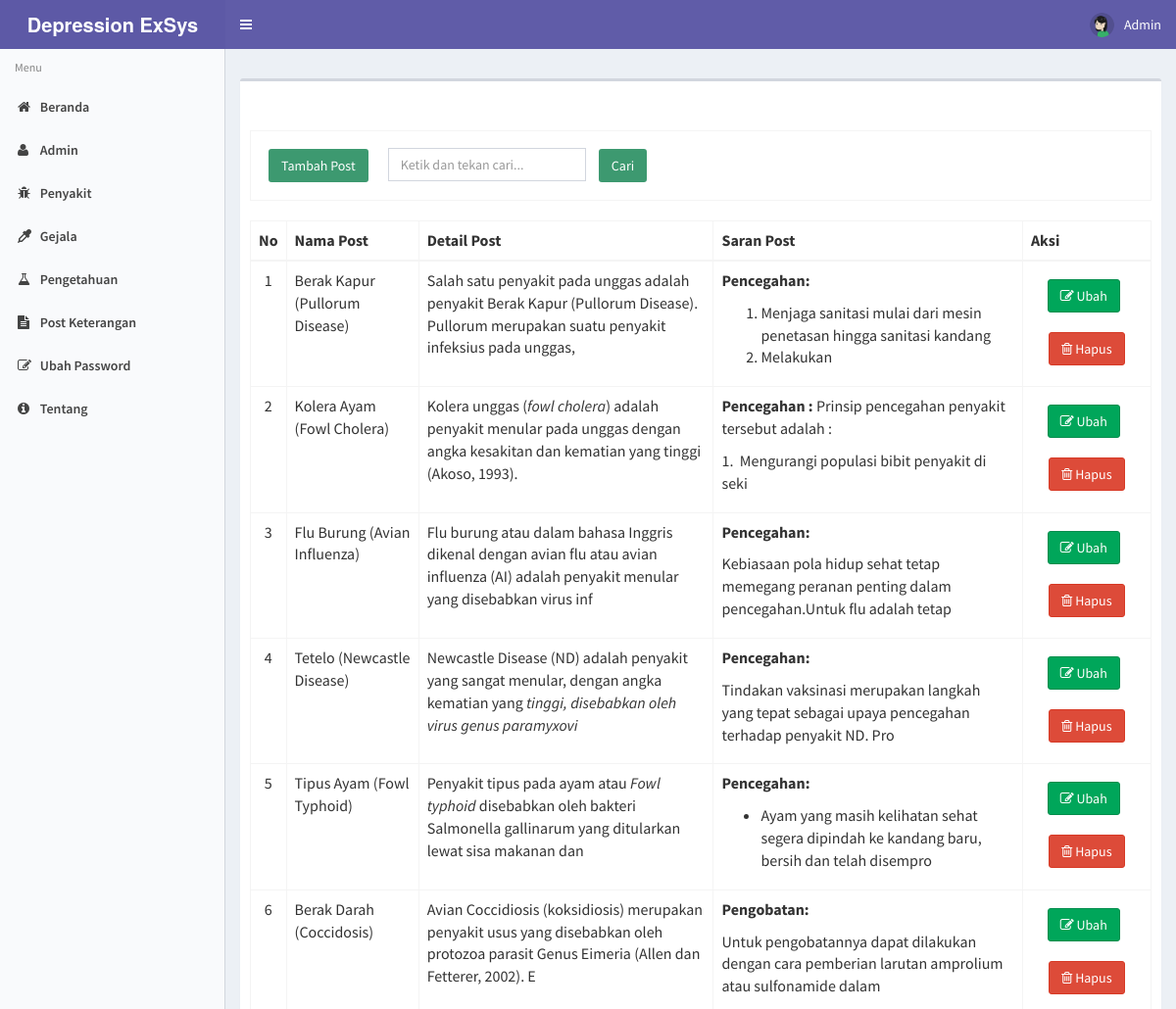
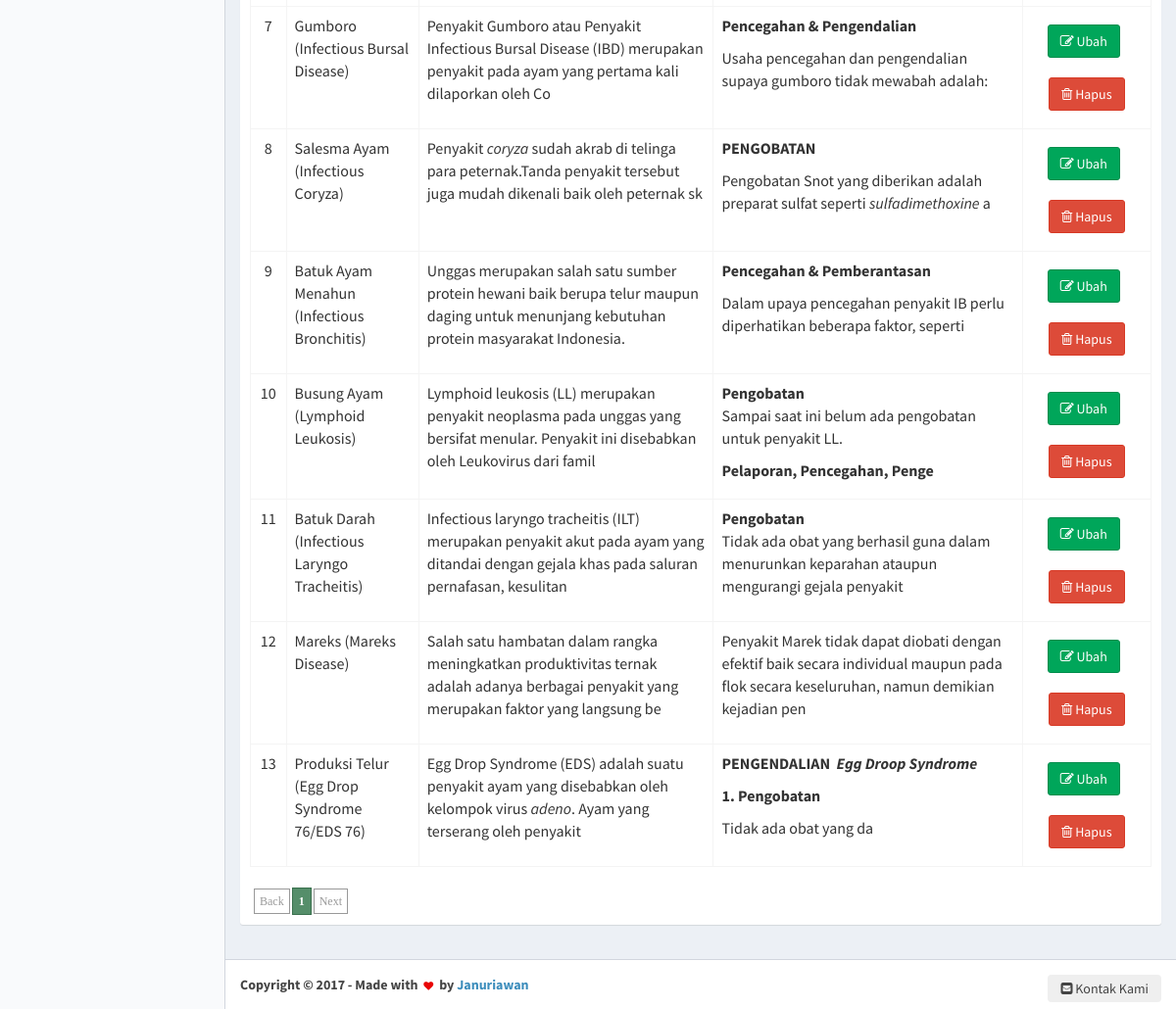
/post (signed in), run on the app's committed database (2 pictures, top to bottom).
### tables this page shows
CREATE TABLE `post` (
  `kode_post` int(11) NOT NULL,
  `nama_post` varchar(50) NOT NULL,
  `det_post` varchar(15000) NOT NULL,
  `srn_post` varchar(15000) NOT NULL,
  `gambar` varchar(500) NOT NULL
);

### modul/post/post.php (the view, shortened to what this page needs)
<?php
$aksi = "modul/post/aksi_post.php";
switch ($_GET[act]) {
    default:
        $offset = $_GET['offset'];
        $limit = 15;
        if (empty($offset)) {
            $offset = 0;
        }
        $tampil = mysqli_query($conn,"SELECT * FROM post ORDER BY kode_post");
        echo "<form method=POST action='?module=post' name=text_form onsubmit='return Blank_TextField_Validator_Cari()'>
          <br><br><table class='table table-bordered'>
		  <tr><td><input class='btn bg-olive margin' type=button name=tambah value='Tambah Post' onclick=\"window.location.href='post/tambahpost';\"><input type=text name='keyword' style='margin-left: 10px;' placeholder='Ketik dan tekan cari...' class='form-control' value='$_POST[keyword]' /> <input class='btn bg-olive margin' type=submit value='   Cari   ' name=Go></td> </tr>
          </table></form>";
        $baris = mysqli_num_rows($tampil);
        if ($_POST[Go]) {
            $numrows = mysqli_num_rows(mysqli_query($conn,"SELECT * FROM post where nama_post like '%$_POST[keyword]%'"));
            if ($numrows > 0) {
                echo "<div class='alert alert-success alert-dismissible'>
                <h4><i class='icon fa fa-check'></i> Sukses!</h4>
                Post yang anda cari di temukan.
              </div>";
                $i = 1;
                echo" <table class='table table-bordered' style='overflow-x=auto' cellpadding='0' cellspacing='0'>
          <thead>
            <tr>
              <th>No</th>
              <th>Nama Post</th>
			  <th>Detail Post</th>
			  <th>Saran Post</th>
              <th>Aksi</th>
            </tr>
          </thead>
		  <tbody>";
                $hasil = mysqli_query($conn,"SELECT * FROM post where nama_post like '%$_POST[keyword]%'");
                $no = 1;
                $counter = 1;
                while ($r = mysqli_fetch_array($hasil)) {
                    if ($counter % 2 == 0)
                        $warna = "dark";
                    else
                        $warna = "light";
                    echo "<tr class='" . $warna . "'>
			 <td align=center>$no</td>
			 <td>$r[nama_post]</td>
			 <td>$r[det_post]</td>
			 <td>$r[srn_post]</td>
			 <td align=center><a type='button' class='btn btn-success margin' href=post/editpost/$r[kode_post]><i class='fa fa-pencil-square-o' aria-hidden='true'></i> Ubahx </a> &nbsp;
	          <a type='button' class='btn btn-danger margin' href=\"JavaScript: confirmIt('Anda yakin akan menghapusnya ?','$aksi?module=post&act=hapus&id=$r[kode_post]','','','','u','n','Self','Self')\" onMouseOver=\"self.status=''; return true\" onMouseOut=\"self.status=''; return true\"> <i class='fa fa-trash-o' aria-hidden='true'></i> Hapus</a>
             </td></tr>";
                    $no++;
                    $counter++;
                }
                echo "</tbody></table>";
            }
            else {
                echo "<div class='alert alert-danger alert-dismissible'>
                <h4><i class='icon fa fa-ban'></i> Gagal!</h4>
                Maaf, Post yang anda cari tidak ditemukan , silahkan inputkan dengan benar dan cari kembali.
              </div>";
            }
        } else {
            if ($baris > 0) {
                echo" <table class='table table-bordered' style='overflow-x=auto' cellpadding='0' cellspacing='0'>
          <thead>
            <tr>
              <th>No</th>
              <th>Nama Post</th>
			  <th>Detail Post</th>
			  <th>Saran Post</th>
              <th>Aksi</th>
            </tr>
          </thead>
		  <tbody>
		  ";
                $hasil = mysqli_query($conn,"SELECT * FROM post ORDER BY kode_post limit $offset,$limit");
                $no = 1 + $offset;
                $counter = 1;
                while ($r = mysqli_fetch_array($hasil)) {
                    if ($counter % 2 == 0)
                        $warna = "dark";
					if (strlen($r[det_post]) > 150)
					{
						$maxLength = 140;
						$r[det_post] = substr($r[det_post], 0, $maxLength);
						}
						if (strlen($r[srn_post]) > 150)
					{
						$maxLength = 140;
						$r[srn_post] = substr($r[srn_post], 0, $maxLength);
						}
                    else
                        $warna = "light";
                    echo "<tr class='" . $warna . "'>
			 <td align=center>$no</td>
			 <td>$r[nama_post]</td>
			 <td>$r[det_post]</td>
			 <td>$r[srn_post]</td>
			 <td align=center>
			 <a type='button' class='btn btn-success margin' href=post/editpost/$r[kode_post]><i class='fa fa-pencil-square-o' aria-hidden='true'></i> Ubah </a> &nbsp;
	          <a type='button' class='btn btn-danger margin' href=\"JavaScript: confirmIt('Anda yakin akan menghapusnya ?','$aksi?module=post&act=hapus&id=$r[kode_post]','','','','u','n','Self','Self')\" onMouseOver=\"self.status=''; return true\" onMouseOut=\"self.status=''; return true\">
			  <i class='fa fa-trash-o' aria-hidden='true'></i> Hapus</a>
             </td></tr>";
                    $no++;
                    $counter++;
                }
                echo "</tbody></table>";
                echo "<div class=paging>";
                if ($offset != 0) {
                    $prevoffset = $offset - 10;
                    echo "<span class=prevnext> <a href=index.php?module=post&offset=$prevoffset>Back</a></span>";
                } else {
                    echo "<span class=disabled>Back</span>";
                }
                $halaman = intval($baris / $limit);
                if ($baris % $limit) {
                    $halaman++;
                }
                for ($i = 1; $i <= $halaman; $i++) {
                    $newoffset = $limit * ($i - 1);
                    if ($offset != $newoffset) {
                        echo "<a href=index.php?module=post&offset=$newoffset>$i</a>";
                    } else {
                        echo "<span class=current>" . $i . "</span>";
                    }
                }
                if (!(($offset / $limit) + 1 == $halaman) && $halaman != 1) {
                    $newoffset = $offset + $limit;
                    echo "<span class=prevnext><a href=index.php?module=post&offset=$newoffset>Next</a>";
                } else {
                    echo "<span class=disabled>Next</span>";
                }
                echo "</div>";
            } else {
                echo "<br><b>Data Kosong !</b>";
            }
        }
        break;
}
?>

### css/paging.css (style rules this page uses)
div.paging { padding:2px; margin:2px; text-align:left; font-family:Tahoma; font-size:12px; }
div.paging span.current { padding:6px 6px 6px 6px; margin-right:2px; border:1px solid #3a714e; font-weight:bold; background-color:#558e6a; color:#FFFFFF; }
div.paging span.disabled { padding:5px 5px 5px 5px; margin-right:2px; border:1px solid #999999; color:#999999; }

### css/style.css (style rules this page uses)
div.paging { margin-top: 25px; }

### data on the page
post: nama_post "Berak Kapur (Pullorum Disease)", r "Salah satu penyakit pada unggas adalah penyakit Berak Kapur (Pullorum Disease). Pullorum merupakan suatu penyakit infeksius pada unggas,", r "Pencegahan: Menjaga sanitasi mulai dari mesin penetasan hingga sanitasi kandang Melakukan"
post: nama_post "Kolera Ayam (Fowl Cholera)", r "Kolera unggas ( fowl cholera ) adalah penyakit menular pada unggas dengan angka kesakitan dan kematian yang tinggi (Akoso, 1993).", r "Pencegahan : Prinsip pencegahan penyakit tersebut adalah : 1. Mengurangi populasi bibit penyakit di seki"
post: nama_post "Flu Burung (Avian Influenza)", r "Flu burung atau dalam bahasa Inggris dikenal dengan avian flu atau avian influenza (AI) adalah penyakit menular yang disebabkan virus inf", r "Pencegahan: Kebiasaan pola hidup sehat tetap memegang peranan penting dalam pencegahan.Untuk flu adalah tetap"
post: nama_post "Tetelo (Newcastle Disease)", r "Newcastle Disease (ND) adalah penyakit yang sangat menular, dengan angka kematian yang tinggi, disebabkan oleh virus genus paramyxovi", r "Pencegahan: Tindakan vaksinasi merupakan langkah yang tepat sebagai upaya pencegahan terhadap penyakit ND. Pro"
post: nama_post "Tipus Ayam (Fowl Typhoid)", r "Penyakit tipus pada ayam atau Fowl typhoid disebabkan oleh bakteri Salmonella gallinarum yang ditularkan lewat sisa makanan dan", r "Pencegahan: Ayam yang masih kelihatan sehat segera dipindah ke kandang baru, bersih dan telah disempro"
post: nama_post "Berak Darah (Coccidosis)", r "Avian Coccidiosis (koksidiosis) merupakan penyakit usus yang disebabkan oleh protozoa parasit Genus Eimeria (Allen dan Fetterer, 2002). E", r "Pengobatan: Untuk pengobatannya dapat dilakukan dengan cara pemberian larutan amprolium atau sulfonamide dalam"
post: nama_post "Gumboro (Infectious Bursal Disease)", r "Penyakit Gumboro atau Penyakit Infectious Bursal Disease (IBD) merupakan penyakit pada ayam yang pertama kali dilaporkan oleh Co", r "Pencegahan & Pengendalian Usaha pencegahan dan pengendalian supaya gumboro tidak mewabah adalah:"
post: nama_post "Salesma Ayam (Infectious Coryza)", r "Penyakit coryza sudah akrab di telinga para peternak.Tanda penyakit tersebut juga mudah dikenali baik oleh peternak sk", r "PENGOBATAN Pengobatan Snot yang diberikan adalah preparat sulfat seperti sulfadimethoxine a"
post: nama_post "Batuk Ayam Menahun (Infectious Bronchitis)", r "Unggas merupakan salah satu sumber protein hewani baik berupa telur maupun daging untuk menunjang kebutuhan protein masyarakat Indonesia.", r "Pencegahan & Pemberantasan Dalam upaya pencegahan penyakit IB perlu diperhatikan beberapa faktor, seperti"
post: nama_post "Busung Ayam (Lymphoid Leukosis)", r "Lymphoid leukosis (LL) merupakan penyakit neoplasma pada unggas yang bersifat menular. Penyakit ini disebabkan oleh Leukovirus dari famil", r "Pengobatan Sampai saat ini belum ada pengobatan untuk penyakit LL. Pelaporan, Pencegahan, Penge"
post: nama_post "Batuk Darah (Infectious Laryngo Tracheitis)", r "Infectious laryngo tracheitis (ILT) merupakan penyakit akut pada ayam yang ditandai dengan gejala khas pada saluran pernafasan, kesulitan", r "Pengobatan Tidak ada obat yang berhasil guna dalam menurunkan keparahan ataupun mengurangi gejala penyakit"
post: nama_post "Mareks (Mareks Disease)", r "Salah satu hambatan dalam rangka meningkatkan produktivitas ternak adalah adanya berbagai penyakit yang merupakan faktor yang langsung be", r "Penyakit Marek tidak dapat diobati dengan efektif baik secara individual maupun pada flok secara keseluruhan, namun demikian kejadian pen"
post: nama_post "Produksi Telur (Egg Drop Syndrome 76/EDS 76)", r "Egg Drop Syndrome (EDS) adalah suatu penyakit ayam yang disebabkan oleh kelompok virus adeno . Ayam yang terserang oleh penyakit", r "PENGENDALIAN Egg Droop Syndrome 1. Pengobatan Tidak ada obat yang da"

### other printed values
$_SESSION['username'] "Admin"
